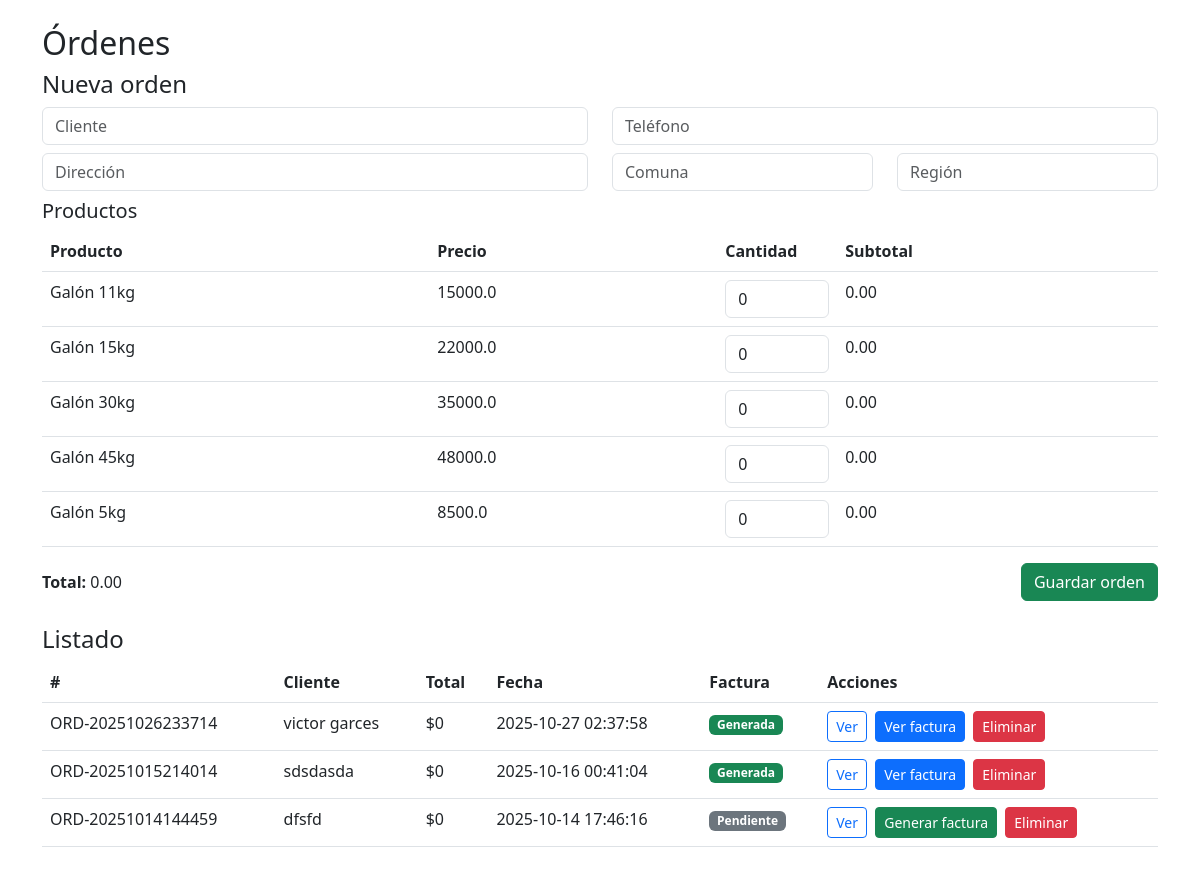
/ordenes/nuevo (signed in), run on the app's committed database.
### tables this page shows
CREATE TABLE productos (
                id INTEGER PRIMARY KEY AUTOINCREMENT,
                nombre TEXT UNIQUE NOT NULL,
                tipo TEXT NOT NULL,
                capacidad TEXT NOT NULL,
                precio REAL NOT NULL,
                activo BOOLEAN DEFAULT 1,
                fecha_creacion DATETIME DEFAULT CURRENT_TIMESTAMP
            );

CREATE TABLE ordenes_compra (
                id INTEGER PRIMARY KEY AUTOINCREMENT,
                numero_orden TEXT UNIQUE NOT NULL,
                cliente TEXT NOT NULL,
                direccion TEXT NOT NULL,
                telefono TEXT NOT NULL,
                comuna TEXT NOT NULL,
                region TEXT NOT NULL,
                productos TEXT NOT NULL,
                precios REAL NOT NULL,
                fecha_creacion DATETIME DEFAULT CURRENT_TIMESTAMP
            , total REAL DEFAULT 0);

### webapp/controllers/orden_controller.py (the view, shortened to what this page needs)
@bp.route("/nuevo", methods=["GET","POST"])
def nueva_orden():
    if "user" not in session:
        return redirect(url_for("login.login"))
    productos = listar_productos()
    ordenes_raw = listar_ordenes()
    annotated = []
    for o in ordenes_raw:
        factura = obtener_factura_por_orden(o['id'])
        o_copy = dict(o)
        o_copy['factura'] = factura
        annotated.append(o_copy)
    return render_template("ordenes.html", ordenes=annotated, productos=productos)

### webapp/models/database.py (called while the page is built)
def get_connection():
    conn = sqlite3.connect(DB_PATH)
    conn.row_factory = sqlite3.Row
    return conn

### webapp/models/factura_model.py (called while the page is built)
def obtener_factura_por_orden(orden_id):
    conn = get_connection()
    cur = conn.cursor()
    cur.execute("SELECT * FROM facturas WHERE orden_id=?", (orden_id,))
    row = cur.fetchone()
    conn.close()
    return dict(row) if row else None

### webapp/models/orden_model.py (called while the page is built)
def listar_productos():
    conn = get_connection()
    cur = conn.cursor()
    cur.execute("SELECT id, nombre, precio FROM productos ORDER BY nombre")
    rows = cur.fetchall()
    conn.close()
    return [dict(r) for r in rows]

### webapp/templates/ordenes.html (shortened to what this page needs)
<!doctype html>
<html>
<head>
  <link href="https://cdn.jsdelivr.net/npm/bootstrap@5.3.0/dist/css/bootstrap.min.css" rel="stylesheet">
</head>
<body class="p-4">
  <div class="container">
    <h2>Órdenes</h2>
    <h4>Nueva orden</h4>
    {% if productos is not none %}
    <form method="post" action="{{ url_for('orden.nueva_orden') }}" id="ordenForm">
      <div class="row mb-2">
        <div class="col-md-6"><input name="cliente" class="form-control" placeholder="Cliente" required></div>
        <div class="col-md-6"><input name="telefono" class="form-control" placeholder="Teléfono"></div>
      </div>
      <div class="row mb-2">
        <div class="col-md-6"><input name="direccion" class="form-control" placeholder="Dirección"></div>
        <div class="col-md-3"><input name="comuna" class="form-control" placeholder="Comuna"></div>
        <div class="col-md-3"><input name="region" class="form-control" placeholder="Región"></div>
      </div>
      <h5>Productos</h5>
      <table class="table">
        <thead><tr><th>Producto</th><th>Precio</th><th style="width:120px">Cantidad</th><th>Subtotal</th></tr></thead>
        <tbody>
          {% for p in productos %}
          <tr>
            <td>{{ p.nombre }}</td>
            <td>{{ p.precio }}</td>
            <td><input type="number" min="0" value="0" class="form-control qty" name="qty_{{ p.id }}" data-id="{{ p.id }}" data-precio="{{ p.precio }}"></td>
            <td class="subtotal" id="sub_{{ p.id }}">0</td>
          </tr>
          {% endfor %}
        </tbody>
      </table>
      <div class="d-flex justify-content-between align-items-center mb-3">
        <div>
          <strong>Total:</strong> <span id="totalDisplay">0</span>
        </div>
        <div>
          <button class="btn btn-success">Guardar orden</button>
        </div>
      </div>
    </form>
    {% else %}
      <p><a class="btn btn-primary" href="{{ url_for('orden.nueva_orden') }}">Crear nueva orden</a></p>
    {% endif %}
    <h4 class="mt-4">Listado</h4>
    <table class="table">
      <thead><tr><th>#</th><th>Cliente</th><th>Total</th><th>Fecha</th><th>Factura</th><th>Acciones</th></tr></thead>
      <tbody>
        {% for o in ordenes %}
        <tr>
          <td>{{ o.numero_orden }}</td>
          <td>{{ o.cliente }}</td>
          <td>{{ o.total|clp }}</td>
          <td>{{ o.fecha_creacion }}</td>
          <td>
            {% if o.factura %}
              <span class="badge bg-success">Generada</span>
            {% else %}
              <span class="badge bg-secondary">Pendiente</span>
            {% endif %}
          </td>
          <td>
            <a class="btn btn-sm btn-outline-primary" href="{{ url_for('orden.ver_orden', orden_id=o.id) }}">Ver</a>
            {% if o.factura %}
              <a class="btn btn-sm btn-primary ms-1" href="{{ url_for('factura.detalle_factura', factura_id=o.factura.id) }}">Ver factura</a>
            {% else %}
              <a class="btn btn-sm btn-success ms-1" href="{{ url_for('factura.crear_factura_view', orden_id=o.id) }}">Generar factura</a>
            {% endif %}
            <form method="post" action="{{ url_for('orden.eliminar_orden_view', orden_id=o.id) }}" style="display:inline" onsubmit="return confirm('¿Eliminar esta orden?')">
              <button type="submit" class="btn btn-sm btn-danger ms-1">Eliminar</button>
            </form>
          </td>
        </tr>
        {% endfor %}
      </tbody>
    </table>
  </div>
</body>
</html>

### data on the page
productos: nombre "Galón 11kg", precio "15000.0"
productos: nombre "Galón 15kg", precio "22000.0"
productos: nombre "Galón 30kg", precio "35000.0"
productos: nombre "Galón 45kg", precio "48000.0"
productos: nombre "Galón 5kg", precio "8500.0"
ordenes_compra: numero_orden "ORD-20251026233714", cliente "victor garces", total|clp "$0", fecha_creacion "2025-10-27 02:37:58", shows "Generada"
ordenes_compra: numero_orden "ORD-20251015214014", cliente "sdsdasda", total|clp "$0", fecha_creacion "2025-10-16 00:41:04", shows "Generada"
ordenes_compra: numero_orden "ORD-20251014144459", cliente "dfsfd", total|clp "$0", fecha_creacion "2025-10-14 17:46:16", shows "Pendiente"
